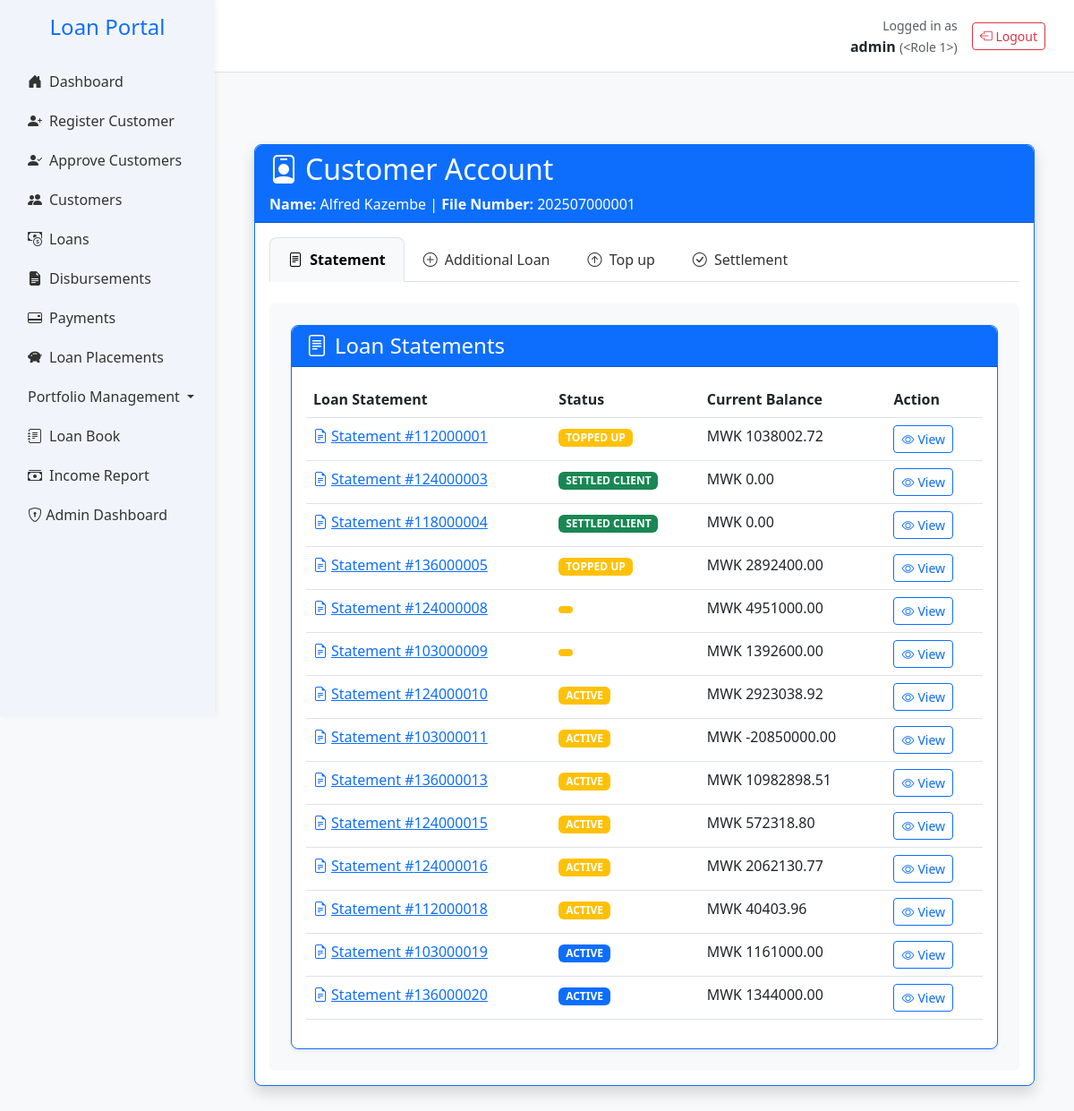
Before: /customer/202507000001/account (signed in) with the older database file.
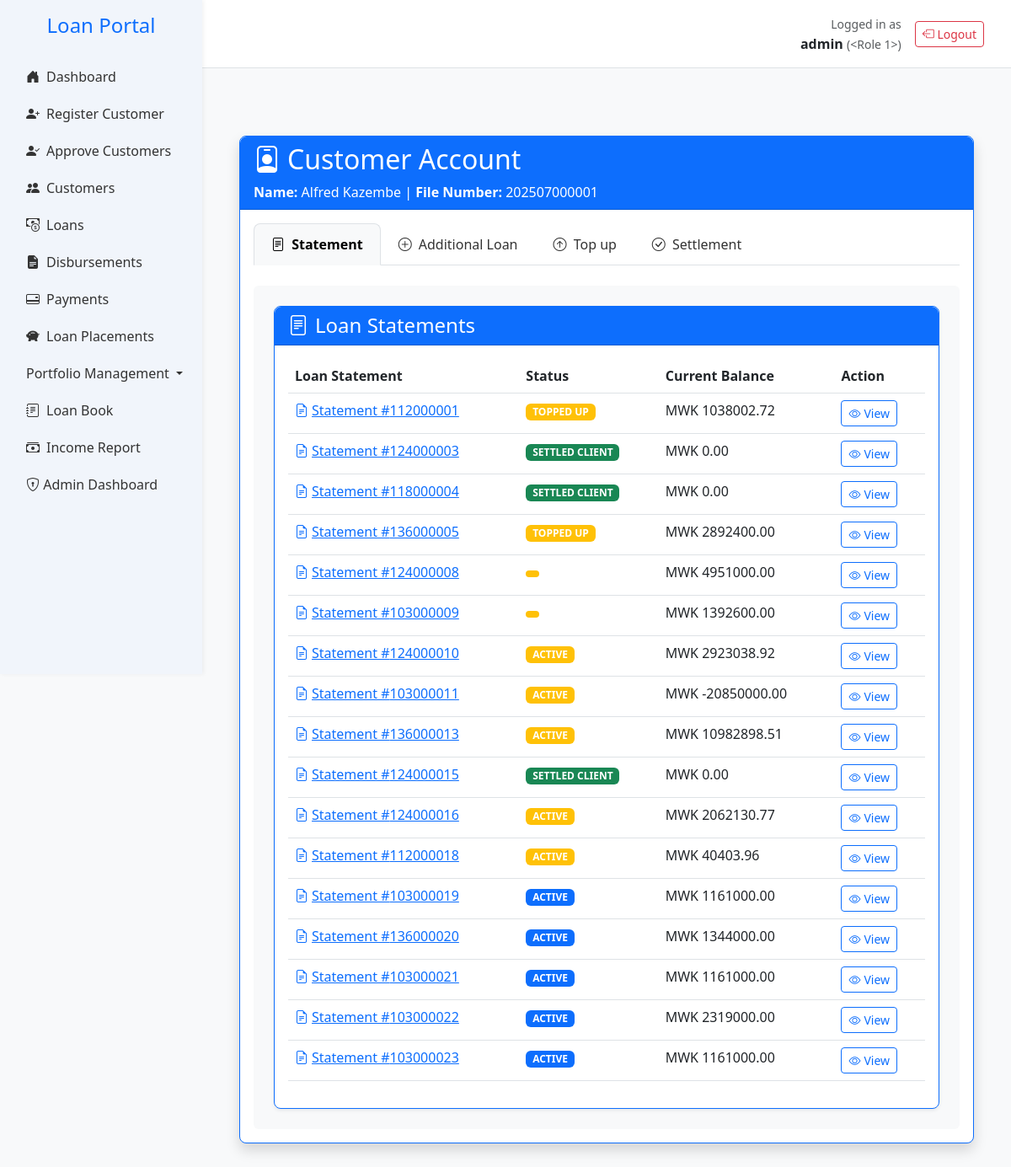
After: the same page with the newer database file.
### app.py (models this page shows, shortened)
class LoanApplication(db.Model):
    __tablename__ = 'loan_applications'
    __table_args__ = (
        db.UniqueConstraint('loan_number', name='uq_loan_applications_loan_number'),
        db.Index('ix_loan_applications_created_at', 'created_at'),
        db.Index('ix_loan_applications_region_category', 'region', 'category'),
        db.Index('idx_loan_applications_loan_number', 'loan_number'),
        db.Index('idx_loan_applications_customer_id', 'customer_id'),
        db.Index('idx_loan_applications_agent_id', 'agent_id'),
    )
    id = db.Column(db.Integer, primary_key=True)
    customer_id = db.Column(db.Integer, db.ForeignKey('customers.id'), nullable=False)
    loan_amount = db.Column(db.Float,nullable=False, default=0.0)
    status = db.Column(db.String(20), default='pending')
    created_at = db.Column(db.DateTime, default=datetime.utcnow)
    term_months = db.Column(db.Integer)
    monthly_instalment = db.Column(db.Float)
    total_repayment = db.Column(db.Float)
    effective_rate = db.Column(db.Float)
    category = db.Column(db.String(50))
    region = db.Column(db.String(50))
    loan_category = db.Column(db.Integer, nullable=False)
    disbursed = db.Column(db.Boolean, default=False)
    disbursed_bank = db.Column(db.String(100))
    crb_fees = db.Column(db.Float, default=3000)
    origination_fees = db.Column(db.Float)
    insurance_fees = db.Column(db.Float)
    total_fees = db.Column(db.Float)
    collection_fees = db.Column(db.Float)
    schedule_id = db.Column(
    db.Integer,
    db.ForeignKey('repayment_schedules.id', use_alter=True, name='fk_schedule_id'),
    nullable=True
    )
    loan_number = db.Column(db.String(20), nullable=True, unique=True)
    file_number = db.Column(db.String(50))
    date_created = db.Column(db.DateTime, default=datetime.utcnow)
    disbursement_date = db.Column(db.Date, nullable=True)
    cash_to_client = db.Column(db.Float,nullable=False, default=0.0)
    top_up_interest = db.Column(db.Float, default=0.0)
    settlement_interest = db.Column(db.Float, default=0.0)
    closure_type = db.Column(db.String(20))  # 'settlement' or 'topup'
    closure_date = db.Column(db.DateTime)
    top_up_of = db.Column(db.Integer, db.ForeignKey('loan_applications.id'), nullable=True)
    application_status = db.Column(db.String(20), nullable=False, default='pending')
    loan_state = db.Column(db.String(20), nullable=False, default='active')
    performance_status = db.Column(db.String(20), nullable=False, default='performing')
    top_up_balance = db.Column(db.Float, default=0.0)
    settlement_balance = db.Column(db.Float, default=0.0)
    current_balance = db.Column(db.Float, default=0.0)
    settlement_type = Column(Enum(SettlementTypeEnum), nullable=True)
    settling_institution = Column(String(255), nullable=True)  # only if third_party
    settlement_reason = db.Column(db.String(255), nullable=True)
    vote_id = db.Column(db.Integer, db.ForeignKey('votes.id'))
    outstanding_fees = db.Column(db.Float, default=0.0)
    pricing_version = db.Column(db.Integer, default=1)
    applied_interest_rate = db.Column(db.Float)
    applied_collection_fee = db.Column(db.Float)
    written_off_amount = db.Column(db.Float, default=0.0)
    insurance_settlement_amount = db.Column(db.Float, default=0.0)
    agent_id = db.Column(db.Integer, db.ForeignKey('agents.id'), nullable=True)
    parent_loan_id = db.Column(
        db.Integer,
        db.ForeignKey('loan_applications.id'),
        nullable=True
    )
    vote = db.relationship('Vote', backref='loan_applications')
    documents = db.relationship("Document", back_populates="loan", lazy=True)
    topups = db.relationship(
        'LoanApplication',
        foreign_keys=[parent_loan_id],  # 👈 Specify which foreign key to use
        backref=db.backref('parent_loan', remote_side=[id]),
        cascade='all, delete-orphan'
    )
    agent = db.relationship("Agent", backref="loan_applications", foreign_keys=[agent_id])
    payments = db.relationship('Payment', back_populates='loan', cascade='all, delete-orphan')
    customer = db.relationship('Customer', back_populates='loans')
    repayment_schedules = db.relationship(
        'RepaymentSchedule',
        back_populates='loan',
        cascade='all, delete-orphan',
        foreign_keys='RepaymentSchedule.loan_id'
        )
    @property
    def calculated_balance(self):
        if self.loan_state in ('settled_client', 'write_off', 'insurance'):
            return 0.0
        config = get_pricing_config(self.category, self.term_months, self)
        if not config:
            return 0.0
        capitalized = (
                self.loan_amount +
                (self.loan_amount * config.get('origination', 0)) +
                (self.loan_amount * config.get('insurance', 0)) +
                config.get('crb', 0)
            )
        paid_principal = sum(
        alloc.principal or 0
        for p in self.payments
        for alloc in p.allocations
        )
        return round(capitalized - paid_principal, 2)
    from datetime import datetime
    from dateutil.relativedelta import relativedelta   # already using
    import calendar

class PaymentAllocation(db.Model):
    __tablename__ = 'payment_allocations'
    id = db.Column(db.Integer, primary_key=True)
    payment_id = db.Column(db.Integer, db.ForeignKey('payments.id'), nullable=False)
    schedule_id = db.Column(db.Integer, db.ForeignKey('repayment_schedules.id'), nullable=True)
    principal = db.Column(db.Float, default=0.0)
    interest = db.Column(db.Float, default=0.0)
    fees = db.Column(db.Float, default=0.0)
    top_up_interest = db.Column(db.Float, default=0.0)  # <-- THIS LINE IS REQUIRED
    settlement_interest = db.Column(db.Float, default=0.0)
    created_at = db.Column(db.DateTime, default=datetime.utcnow)
    payment = db.relationship('Payment', back_populates='allocations')
    schedule = db.relationship(
        'RepaymentSchedule',
        primaryjoin='PaymentAllocation.schedule_id == RepaymentSchedule.id',
        foreign_keys=[schedule_id],
        backref='allocations'
    )

### app.py (the view)
@app.route('/customer/<file_number>/account')
@login_required
@role_required('admin')
def customer_account(file_number: str):
    try:
        employment_number = request.args.get('employment_number')
        national_id = request.args.get('national_id')
        section = request.args.get('section', 'statement')
        customer = Customer.query.filter_by(file_number=file_number).first_or_404()
        agents = Agent.query.filter_by(active=True).order_by(Agent.name).all()
        team_leaders = Agent.query.filter_by(role="Team Leader").all()
        loans = (
            LoanApplication.query
            .options(joinedload(LoanApplication.payments).joinedload(Payment.allocations))
            .filter(LoanApplication.customer_id == customer.id)
            .all()
        )
        def calculate_capitalized_amount(loan_amount: float, config: dict) -> float:
            try:
                origination = loan_amount * config.get('origination', 0)
                insurance = loan_amount * config.get('insurance', 0)
                crb = config.get('crb', 0)
                return round(loan_amount + origination + insurance + crb, 2)
            except Exception as e:
                app.logger.warning(f"Capitalization error: {e}")
                return loan_amount
        def calculate_balances(loan):
            config = get_pricing_config(loan.category, loan.term_months, loan)
            if not config:
                return {}
            capitalized = calculate_capitalized_amount(loan.loan_amount or 0, config)
            monthly_rate = config.get('rate', 0)
            term = loan.term_months or 0
            if monthly_rate > 0 and term > 0:
                factor = (monthly_rate * (1 + monthly_rate) ** term) / ((1 + monthly_rate) ** term - 1)
                annuity = capitalized * factor
            else:
                annuity = 0
            payments = sorted(loan.payments, key=lambda p: p.created_at)
            remaining_balance = capitalized
            payments_made = 0
            for p in payments:
                for a in p.allocations:
                    if a.principal:
                        remaining_balance -= a.principal
                        remaining_balance = max(remaining_balance, 0)
                        payments_made += 1
            current_balance = round(remaining_balance, 2)
            remaining_term = max(term - payments_made, 0)
            def projected_interest(months_ahead):
                temp_balance = current_balance
                total_interest = 0.0
                for _ in range(min(months_ahead, remaining_term)):
                    if temp_balance <= 0:
                        break
                    interest = temp_balance * monthly_rate
                    principal = annuity - interest
                    principal = min(principal, temp_balance)
                    total_interest += interest
                    temp_balance -= principal
                return round(total_interest, 2)
            if loan.status == 'closed' or loan.loan_state == 'settled_client':
                return {
                    'capitalized_amount': capitalized,
                    'current_balance': 0.0,
                    'top_up_balance': 0.0,
                    'settlement_balance': 0.0,
                    'top_up_interest': 0.0,
                    'settlement_interest': 0.0,
                }
            return {
                'capitalized_amount': capitalized,
                'current_balance': current_balance,
                'top_up_balance': round(current_balance + projected_interest(3), 2),
                'settlement_balance': round(current_balance + projected_interest(6), 2),
                'top_up_interest': projected_interest(3),
                'settlement_interest': projected_interest(6),
            }
        statement = []
        for loan in loans:
            balances = calculate_balances(loan)
            running_balance_display = balances.get('capitalized_amount', 0.0)
            for payment in sorted(loan.payments, key=lambda p: p.created_at):
                for allocation in payment.allocations:
                    principal = allocation.principal or 0
                    interest = allocation.interest or 0
                    fees = allocation.fees or 0
                    running_balance_display -= principal
                    running_balance_display = max(running_balance_display, 0)
                    allocated_total = principal + interest + fees
                    valid_allocation = abs(allocated_total - payment.amount) < 0.01
                    statement.append({
                        'id': payment.id,
                        'date': payment.created_at.strftime('%Y-%m-%d'),
                        'total': payment.amount,
                        'principal': principal,
                        'interest': interest,
                        'collection_fees': fees,
                        'remaining_balance': round(running_balance_display, 2),
                        'method': payment.method,
                        'reference': payment.reference,
                        'valid_allocation': valid_allocation
                    })
            loan.capitalized_amount = balances.get('capitalized_amount', 0.0)
            loan.current_balance = balances.get('current_balance', 0.0)
            loan.top_up_balance = balances.get('top_up_balance', 0.0)
            loan.settlement_balance = balances.get('settlement_balance', 0.0)
            loan.top_up_interest = balances.get('top_up_interest', 0.0)
            loan.settlement_interest = balances.get('settlement_interest', 0.0)
            loan.cash_to_client = round(loan.loan_amount - loan.top_up_balance, 2) if loan.loan_state == 'active' else loan.loan_amount
        return render_template(
            'customer_account.html',
            customer=customer,
            loans=loans,
            agents=agents,
            team_leaders=team_leaders,
            statement=statement,
            section=section,
            employment_number=employment_number,
            national_id=national_id
        )
    except Exception as e:
        app.logger.error(f"Account view error: {str(e)}")
        flash("Error loading account details", "danger")
        return redirect(url_for('home'))

### templates/customer_account.html (shortened to what the changed rows need)
{% extends "base.html" %}
{% block content %}
<div class="container my-5">
  <div class="card border-primary shadow">
    <div class="card-header bg-primary text-white">
      <h2 class="mb-0">
        <i class="bi bi-person-badge me-2"></i>Customer Account
      </h2>
    </div>
    <div class="card-body">
      <ul class="nav nav-tabs mb-4" id="customerTabs">
        {% for label, key in [('Statement', 'statement'), ('Additional Loan', 'additional'), ('Top up', 'topup'), ('Settlement', 'settlement')] %}
        <li class="nav-item">
          <a class="nav-link {% if section == key or (not section and key == 'statement') %}active{% endif %}"
             href="{{ url_for('customer_account', file_number=customer.file_number, section=key) }}">
            <i class="bi bi-{% if key == 'statement' %}file-text{% elif key == 'additional' %}plus-circle{% elif key == 'topup' %}arrow-up-circle{% else %}check-circle{% endif %} me-1"></i>
            {{ label }}
          </a>
        </li>
        {% endfor %}
      </ul>
      <div class="tab-content bg-light p-4 rounded">
        {% if section == 'statement' or not section %}
          <div class="card border-primary">
            <div class="card-body">
              {% if loans %}
              <div class="table-responsive">
                <table class="table table-hover">
                  <thead class="bg-primary text-white">
                    <tr>
                      <th>Loan Statement</th>
                      <th>Status</th>
                      <th>Current Balance</th>
                      <th>Action</th>
                    </tr>
                  </thead>
                  <tbody>
                    {% for loan in loans %}
                    <tr>
                      <td>
                        {% if loan.loan_number %}
                          <a href="{{ url_for('loan_statement', loan_number=loan.loan_number) }}" class="text-primary">
                            <i class="bi bi-file-earmark-text me-1"></i>Statement #{{ loan.loan_number }}
                          </a>
                        {% else %}
                          N/A
                        {% endif %}
                      </td>
                      <td>
                        <span class="badge
                          {% if loan.loan_state == 'active' %}bg-primary
                          {% elif loan.loan_state == 'settled_client' %}bg-success
                          {% elif loan.loan_state == 'written_off' %}bg-danger
                          {% elif loan.loan_state == 'closed' %}bg-secondary
                          {% else %}bg-warning{% endif %}">
                          {{ loan.loan_state|upper|replace('_', ' ') }}
                        </span>
                      </td>
                      <td>MWK {{ "%.2f"|format(loan.calculated_balance or 0.0) }}</td>
                      <td>
                        {% if loan.loan_number %}
                          <a href="{{ url_for('loan_statement', loan_number=loan.loan_number) }}"
                             class="btn btn-sm btn-outline-primary">
                            <i class="bi bi-eye me-1"></i>View
                          </a>
                        {% else %}
                          <button class="btn btn-sm btn-outline-secondary" disabled>N/A</button>
                        {% endif %}
                      </td>
                    </tr>
                    {% endfor %}
                  </tbody>
                </table>
              </div>
              {% else %}
                <div class="alert alert-info">
                  <i class="bi bi-info-circle me-2"></i>No loans found for this customer.
                </div>
              {% endif %}
            </div>
          </div>
        {% endif %}
    </div>
</div>
{% endblock %}

Changed rows visible on the page:
changed LoanApplication (number 10 of 17 on the later page): loan_state "ACTIVE" → "SETTLED CLIENT"; loan_state "572318.80" → "0.00"
added LoanApplication: loan_number "103000021", loan_state "ACTIVE", loan_state+category+term_months "1161000.00"
added LoanApplication: loan_number "103000022", loan_state "ACTIVE", loan_state+category+term_months "2319000.00"
added LoanApplication: loan_number "103000023", loan_state "ACTIVE", loan_state+category+term_months "1161000.00"
